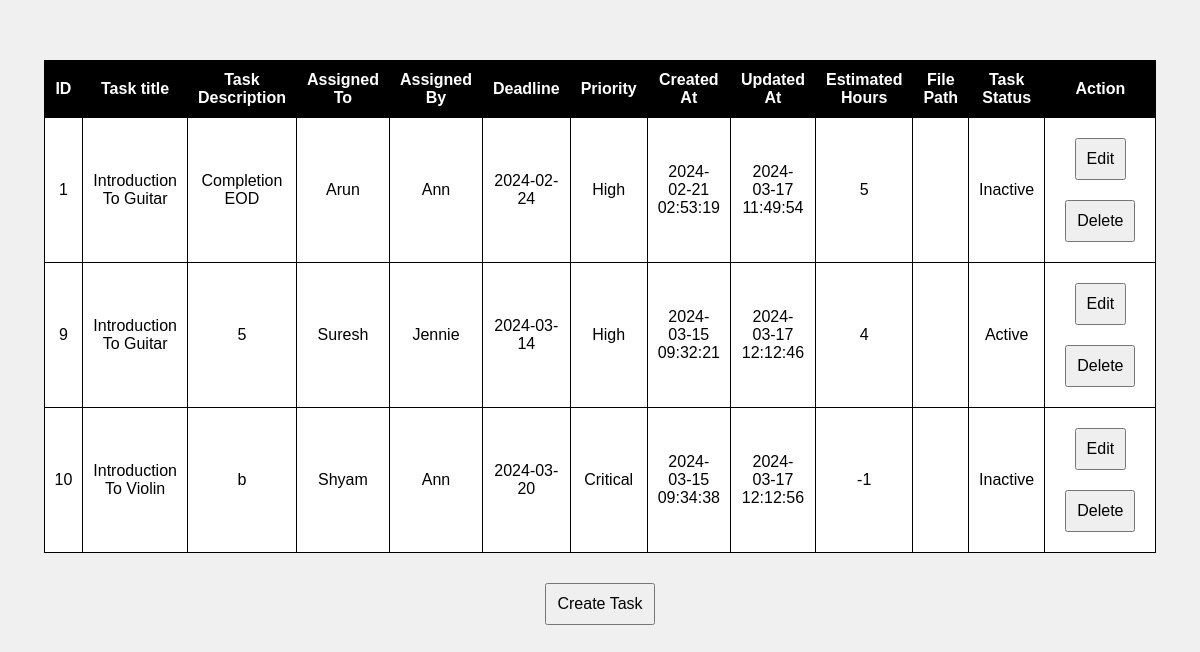
The app's page /admin/indexes/task_index.php, older data.
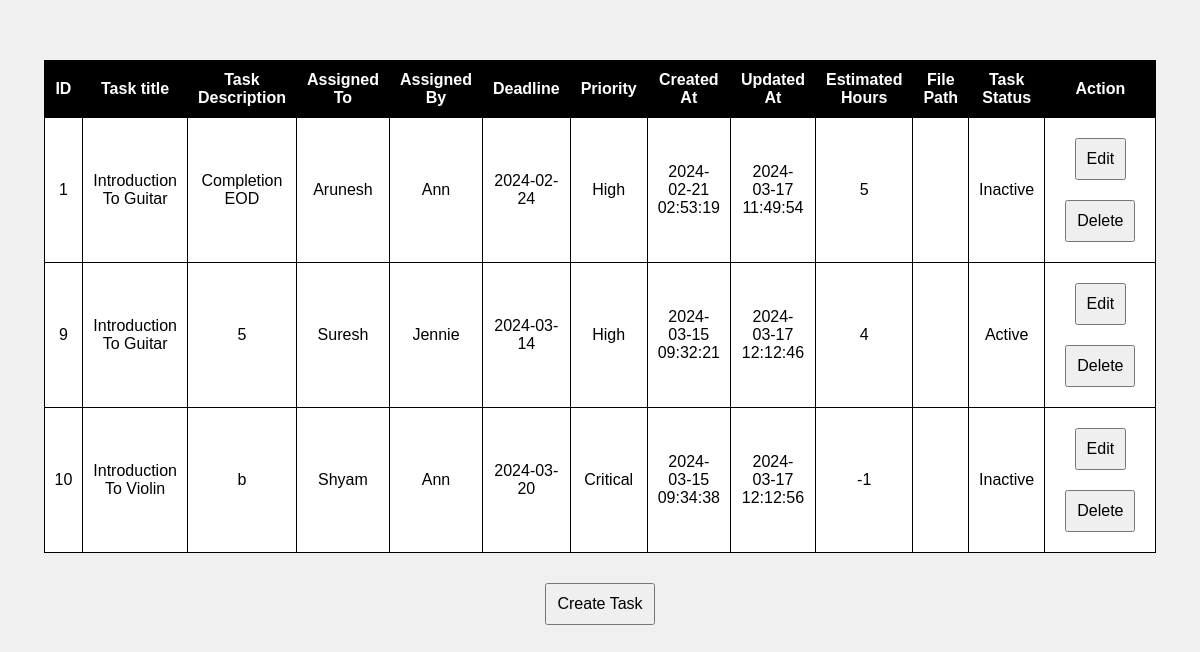
The same page, newer data.
### tables this page shows
CREATE TABLE `tasks` (
  `task_id` int(11) NOT NULL,
  `task_title` varchar(255) NOT NULL,
  `task_desc` longtext NOT NULL,
  `assigned_to` int(11) NOT NULL,
  `assigned_by` int(11) NOT NULL,
  `deadline` date NOT NULL,
  `priority` enum('Critical','High','Moderate','Less') NOT NULL,
  `created_at` timestamp NOT NULL DEFAULT current_timestamp(),
  `updated_at` timestamp NOT NULL DEFAULT current_timestamp(),
  `estimated_hours` int(11) NOT NULL,
  `file_path` varchar(255) NOT NULL,
  `task_status` enum('Active','Inactive','Completed') NOT NULL
);

CREATE TABLE `users` (
  `user_id` int(11) NOT NULL,
  `user_name` varchar(255) NOT NULL,
  `user_password` varchar(255) NOT NULL,
  `user_type` enum('Student','Teacher') NOT NULL,
  `user_status` enum('Active','Inactive') NOT NULL
);

### admin/indexes/task_index.php (the view, shortened to what this page needs)
<!DOCTYPE html>
<html>
<head>
</head>
<body>
<h2 id="responseMessageTask">&nbsp;</h2>
<div id="updateTableContainerTask">
    <?php
    include("../db.php");
    $sql = "SELECT t.*,
    u.user_name AS assigned_to_name,
    te.user_name AS assigned_by_name
    FROM tasks t
    LEFT JOIN users u ON t.assigned_to = u.user_id
    LEFT JOIN users te ON t.assigned_by = te.user_id";
    $result = $conn->query($sql);
    if ($result->num_rows > 0) {
        echo "<table>";
        echo "<tr><th>ID</th><th>Task title</th><th>Task Description</th><th>Assigned To</th><th>Assigned By</th><th>Deadline</th><th>Priority</th><th>Created At</th><th>Updated At</th><th>Estimated Hours</th><th>File Path</th><th>Task Status</th><th>Action</th></tr>";
        while ($row = $result->fetch_assoc()) {
            echo "<tr>";
            echo "<td>{$row['task_id']}</td>";
            echo "<td>{$row['task_title']}</td>";
            echo "<td>{$row['task_desc']}</td>";
            echo "<td>{$row['assigned_to_name']}</td>";
            echo "<td>{$row['assigned_by_name']}</td>";
            echo "<td>{$row['deadline']}</td>";
            echo "<td>{$row['priority']}</td>";
            echo "<td>{$row['created_at']}</td>";
            echo "<td>{$row['updated_at']}</td>";
            echo "<td>{$row['estimated_hours']}</td>";
            echo "<td>{$row['file_path']}</td>";
            echo "<td>{$row['task_status']}</td>";
            echo "<td>";
            echo "<button onclick=\"showFormTask('edit_mode_task', {$row['task_id']})\">Edit</button>";
            echo "<button onclick=\"showFormTask('delete_mode_task', {$row['task_id']})\">Delete</button>";
            echo "</td>";
            echo "</tr>";
        }
        echo "</table>";
    } else {
        echo "No tasks found.";
    }
    ?>
</div>
<button onclick="showFormTask('create_mode_task', null)">Create Task</button>
</body>
</html>

Row changes from the older to the newer data that the page shows:
changed through a linked row, tasks "Completion EOD": users.user_name "Arun" → "Arunesh"
